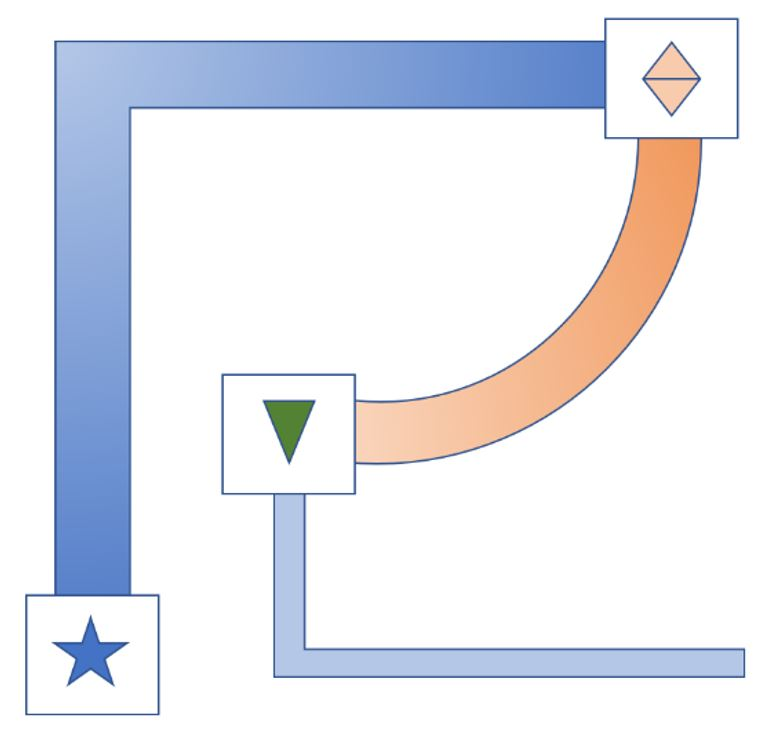
#> input picture Bhirs/test_field.JPG, 778 x 738 px
$ python blur.py   (older library calls are emulated)
#> lines starting #> are read from the running program, lines starting #| are printed output that depends on the picture
import numpy as np
import cv2
from matplotlib import pyplot as plt

img1 = cv2.imread('test_field.JPG',0)          # queryImage
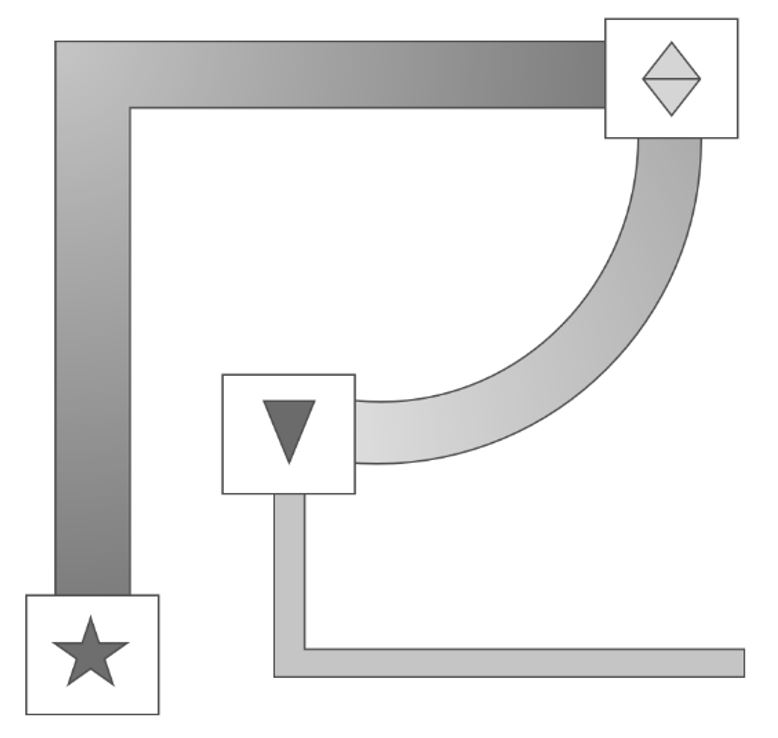
#> img1: shape (738, 778); min 58, max 255, mean 233.6
img2 = cv2.imread('star.PNG',0) # trainImage
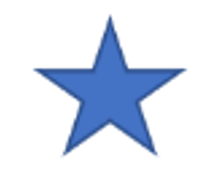
#> input picture Bhirs/star.PNG, 224 x 183 px
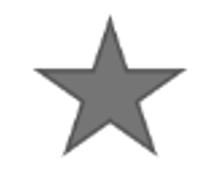
#> img2: shape (183, 224); min 76, max 255, mean 229.3

# Initiate SIFT detector
sift = cv2.SIFT()

# find the keypoints and descriptors with SIFT
kp1, des1 = sift.detectAndCompute(img1,None)
#> kp1 = 331 keypoints; strongest (x, y, size): (91, 655, 29.8), (26, 714, 2.1), (605, 137, 2.1), (274, 676, 1.9)
kp2, des2 = sift.detectAndCompute(img2,None)
#> kp2 = 52 keypoints; strongest (x, y, size): (175, 72, 7.1), (45, 72, 7), (148, 143, 9.2), (110, 35, 11.7)

# BFMatcher with default params
bf = cv2.BFMatcher()
matches = bf.knnMatch(des1,des2, k=2)
#> matches = 331 matches

# Apply ratio test
good = []
for m,n in matches:
    if m.distance < 0.75*n.distance:
        good.append([m])
#> after the loop, good = 40 matches

# cv2.drawMatchesKnn expects list of lists as matches.
#> (the run stopped early here; a loop or call above may not have finished)
